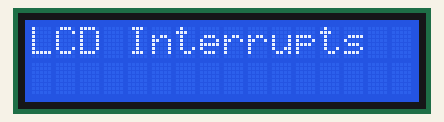
Simulated run of this sketch. Board: Arduino Mega 2560, built with avr-gcc and run on an emulated ATmega2560. On the bench: 16×2 character LCD.

Above: at 0.1 s.
At 5.1 s:
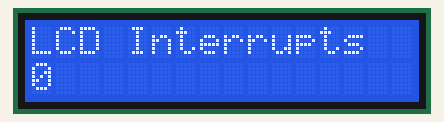
At 15.1 s:
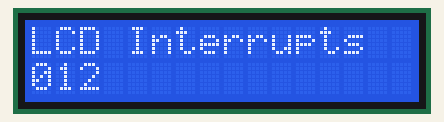
At 30.1 s:
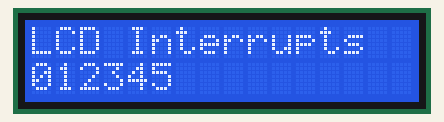
At 45.1 s:
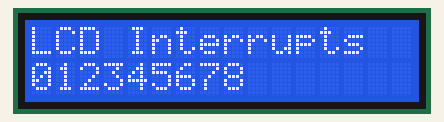
At 65.1 s:
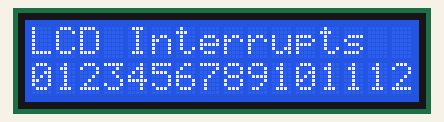

Measured:
- what the display in image 1 shows lasts 5.0 s, from 5.0 s to 10.0 s

The sketch:

LCD_interrupt.ino
```cpp
//This script tests updating the LCD screen based on interrupts
//instead of the delay function

// include the library code:
#include <LiquidCrystal.h>
#include <SimpleTimer.h>

// initialize the library with the numbers of the interface pins
//Goes RW, E, D4,D5,D6,D7
LiquidCrystal lcd(45, 35, 38, 39, 40, 41);

int a = 0;

//Timer
SimpleTimer lcdTimer(5000);

void setup()
{
  Serial.begin(115200);
  // set up the LCD's number of columns and rows (c,r), only do this once on setup
  lcd.begin(16, 2);
  //row 0 = first
  lcd.setCursor(0, 0);
  // Print a message to the LCD.
  lcd.print("LCD Interrupts");
  //Move to second row for data
  lcd.setCursor(0, 1);
}

void loop() {
  if (lcdTimer.isReady()) {            // Check is ready a first timer
      //Serial.println("5 seconds have passed");
      lcdTimer.reset();

      //lcd.clear();//Clear the lcd screen
      // set the cursor to column 0, line 1
      // (note: line 1 is the second row, since counting begins with 0):


      // print the number of seconds since reset:
      lcd.print(a);
      ++a;

    }
}
```
